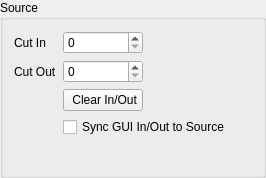
<?xml version="1.0" encoding="UTF-8"?>
<ui version="4.0">
 <class>GroupBox</class>
 <widget class="QGroupBox" name="GroupBox">
  <property name="geometry">
   <rect>
    <x>0</x>
    <y>0</y>
    <width>266</width>
    <height>178</height>
   </rect>
  </property>
  <property name="windowTitle">
   <string>GroupBox</string>
  </property>
  <property name="title">
   <string>Source</string>
  </property>
  <layout class="QFormLayout" name="formLayout">
   <property name="fieldGrowthPolicy">
    <enum>QFormLayout::FieldsStayAtSizeHint</enum>
   </property>
   <property name="verticalSpacing">
    <number>-1</number>
   </property>
   <item row="0" column="0">
    <widget class="QLabel" name="label_3">
     <property name="text">
      <string>Cut In</string>
     </property>
    </widget>
   </item>
   <item row="0" column="1">
    <widget class="QSpinBox" name="cutInEdit">
     <property name="sizePolicy">
      <sizepolicy hsizetype="Preferred" vsizetype="Fixed">
       <horstretch>0</horstretch>
       <verstretch>0</verstretch>
      </sizepolicy>
     </property>
     <property name="minimumSize">
      <size>
       <width>80</width>
       <height>0</height>
      </size>
     </property>
    </widget>
   </item>
   <item row="1" column="0">
    <widget class="QLabel" name="label_4">
     <property name="text">
      <string>Cut Out</string>
     </property>
    </widget>
   </item>
   <item row="1" column="1">
    <widget class="QSpinBox" name="cutOutEdit">
     <property name="sizePolicy">
      <sizepolicy hsizetype="Preferred" vsizetype="Fixed">
       <horstretch>0</horstretch>
       <verstretch>0</verstretch>
      </sizepolicy>
     </property>
     <property name="minimumSize">
      <size>
       <width>80</width>
       <height>0</height>
      </size>
     </property>
    </widget>
   </item>
   <item row="2" column="1">
    <widget class="QPushButton" name="resetButton">
     <property name="text">
      <string> Clear In/Out</string>
     </property>
    </widget>
   </item>
   <item row="3" column="1">
    <widget class="QCheckBox" name="syncCheckBox">
     <property name="text">
      <string>Sync GUI In/Out to Source</string>
     </property>
    </widget>
   </item>
   <item row="4" column="1">
    <spacer name="verticalSpacer">
     <property name="orientation">
      <enum>Qt::Vertical</enum>
     </property>
     <property name="sizeHint" stdset="0">
      <size>
       <width>20</width>
       <height>1</height>
      </size>
     </property>
    </spacer>
   </item>
  </layout>
 </widget>
 <resources/>
 <connections/>
</ui>
